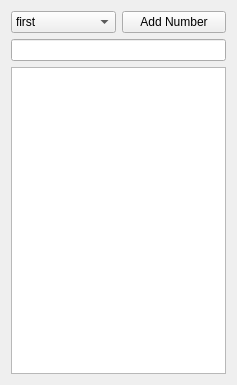
<?xml version="1.0" encoding="UTF-8"?>
<ui version="4.0">
 <class>Form</class>
 <widget class="QWidget" name="Form">
  <property name="geometry">
   <rect>
    <x>0</x>
    <y>0</y>
    <width>237</width>
    <height>385</height>
   </rect>
  </property>
  <property name="windowTitle">
   <string>Form</string>
  </property>
  <layout class="QVBoxLayout" name="verticalLayout">
   <item>
    <layout class="QHBoxLayout" name="horizontalLayout">
     <item>
      <widget class="QComboBox" name="combo_index">
       <item>
        <property name="text">
         <string>first</string>
        </property>
       </item>
       <item>
        <property name="text">
         <string>second</string>
        </property>
       </item>
       <item>
        <property name="text">
         <string>third</string>
        </property>
       </item>
       <item>
        <property name="text">
         <string>fourth</string>
        </property>
       </item>
       <item>
        <property name="text">
         <string>fifth</string>
        </property>
       </item>
      </widget>
     </item>
     <item>
      <widget class="QPushButton" name="button_add">
       <property name="text">
        <string>Add Number</string>
       </property>
      </widget>
     </item>
    </layout>
   </item>
   <item>
    <widget class="QLineEdit" name="edit_number"/>
   </item>
   <item>
    <widget class="QListWidget" name="list_numbers"/>
   </item>
  </layout>
 </widget>
 <resources/>
 <connections/>
</ui>
